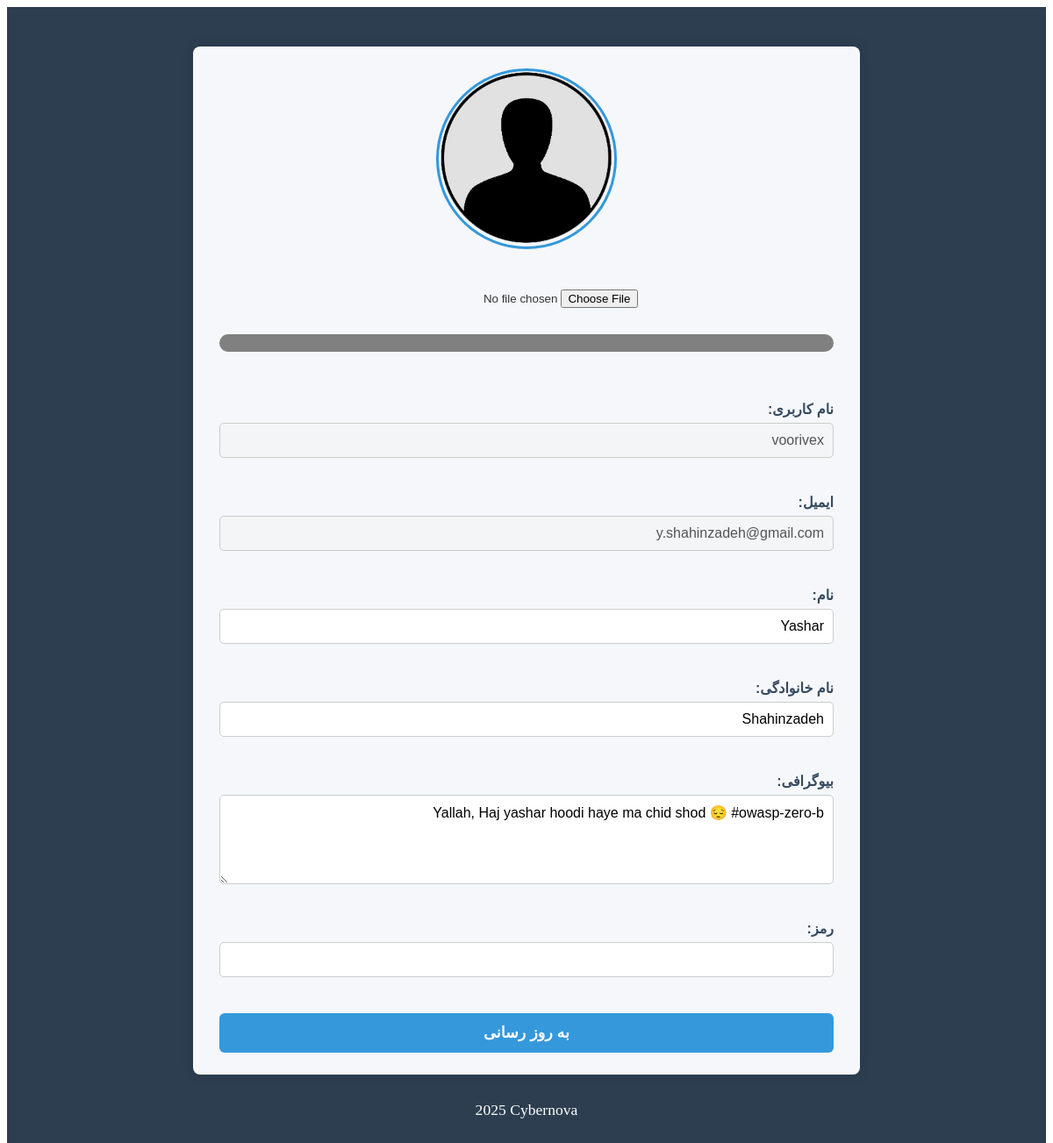
Screenshot of /setting.php (signed in) with the database file from the repository.
### tables this page shows
CREATE TABLE `users` (
  `user_id` int NOT NULL,
  `username` varchar(255) NOT NULL,
  `email` varchar(255) NOT NULL,
  `first_name` varchar(255) DEFAULT NULL,
  `last_name` varchar(255) DEFAULT NULL,
  `bio` varchar(2000) DEFAULT NULL,
  `password` varchar(255) NOT NULL,
  `token` varchar(32) DEFAULT NULL,
  `registration_date` timestamp NULL DEFAULT CURRENT_TIMESTAMP
);

### setting.php (the view, shortened to what this page needs)
<?php
include 'header.php';
include 'db.php';
if (isset($_SESSION['is_logged']) === true) {
    try {
        $sql = "select * from `users` where user_id = " . $_SESSION['user_id'];
        $result = mysqli_query($conn, $sql);
        $user_information = mysqli_fetch_assoc($result);
    } catch (mysqli_sql_exception $e) {
        $message = $e->getMessage();
    }
?>
<body>
<header class="profile-settings__header">
<link rel="stylesheet" href="setting-style.css">
<main class="profile-settings__main">
    <img class="profile-settings__avatar" src="<?='/get_image.php?imgsrc=statics/images/' . md5($_SESSION['user_id']) . '.png';?>" onerror="this.src='/statics/images/user.png'" width="200" height="200"><img><br>
    <input class="profile-settings__file-input" type="file" id="imageUpload" accept="image/*">
    <progress id="uploadProgress" class="profile-settings__progress" max="100" value="0"></progress>
    <div id="message" class="profile-settings__message"></div>
    <form class="profile-settings__form" action="" method="POST">
	<label class="profile-settings__label" for="username">نام کاربری:</label>
        <input class="profile-settings__input" type="text" id="username" name="username" value="<?=$user_information['username'];?>" disabled><br>
        <label class="profile-settings__label" for="email">ایمیل:</label>
        <input class="profile-settings__input" type="email" id="email" name="email" value="<?=$user_information['email'];?>" disabled><br>
        <label class="profile-settings__label" for="first_name">نام:</label>
        <input class="profile-settings__input" type="text" id="first_name" name="first_name" value="<?=$user_information['first_name'];?>"><br>
        <label class="profile-settings__label" for="last_name">نام خانوادگی:</label>
        <input class="profile-settings__input" type="text" id="last_name" name="last_name" value="<?=$user_information['last_name'];?>"><br>
        <label class="profile-settings__label" for="bio">بیوگرافی:</label>
        <textarea class="profile-settings__textarea" id="bio" name="bio"><?=$user_information['bio'];?></textarea><br>
        <label class="profile-settings__label" for="password">رمز:</label>
        <input class="profile-settings__input" type="password" id="password" name="password" value=""><br>
        <input class="profile-settings__submit" type="submit" value="به روز رسانی">
    </form>
    </main>
<?php } ?>
<footer>
    <p> 2025  Cybernova</p>
</footer>
</body>
</html>

### header.php (shortened to what this page needs)
<!DOCTYPE html>
<html lang="en">
<head>
    <body>

### setting-style.css (style rules this page uses)
.profile-settings__header, .profile-settings__footer { background-color: #2c3e50; color: white; padding: 15px 30px; text-align: center; font-size: 1.1rem; }
.profile-settings__main { max-width: 700px; margin: 30px auto; background: white; padding: 25px 30px; box-shadow: 0 0 15px rgba(0,0,0,0.1); border-radius: 8px; font-family: Tahoma, 'Arial', sans-serif; direction: rtl; text-align: right; color: #333; background-color: #f5f7fa; }
.profile-settings__avatar { display: block; margin: 0 auto 15px auto; border-radius: 50%; border: 3px solid #3498db; }
.profile-settings__file-input { display: block; margin: 10px auto 20px auto; }
.profile-settings__progress { width: 100%; height: 20px; margin: 10px 0 20px 0; border-radius: 10px; overflow: hidden; appearance: none; }
.profile-settings__message { font-size: 0.95rem; color: #e74c3c; margin-bottom: 15px; min-height: 20px; }
.profile-settings__form { display: flex; flex-direction: column; }
.profile-settings__label { margin-bottom: 6px; font-weight: bold; font-size: 1rem; color: #34495e; }
.profile-settings__input, .profile-settings__textarea { padding: 10px; margin-bottom: 20px; border: 1px solid #ccc; border-radius: 5px; font-size: 1rem; resize: vertical; font-family: Tahoma, 'Arial', sans-serif; direction: rtl; }
.profile-settings__textarea { min-height: 80px; }
.profile-settings__submit { background-color: #3498db; color: white; font-weight: bold; padding: 12px 20px; border: none; border-radius: 6px; cursor: pointer; font-size: 1.1rem; transition: background-color 0.3s ease; }

### rows the page displays
users: username "voorivex", email "y.shahinzadeh@gmail.com", first_name "Yashar", last_name "Shahinzadeh", bio "Yallah, Haj yashar hoodi haye ma chid shod 😔 #owasp-zero-b"
